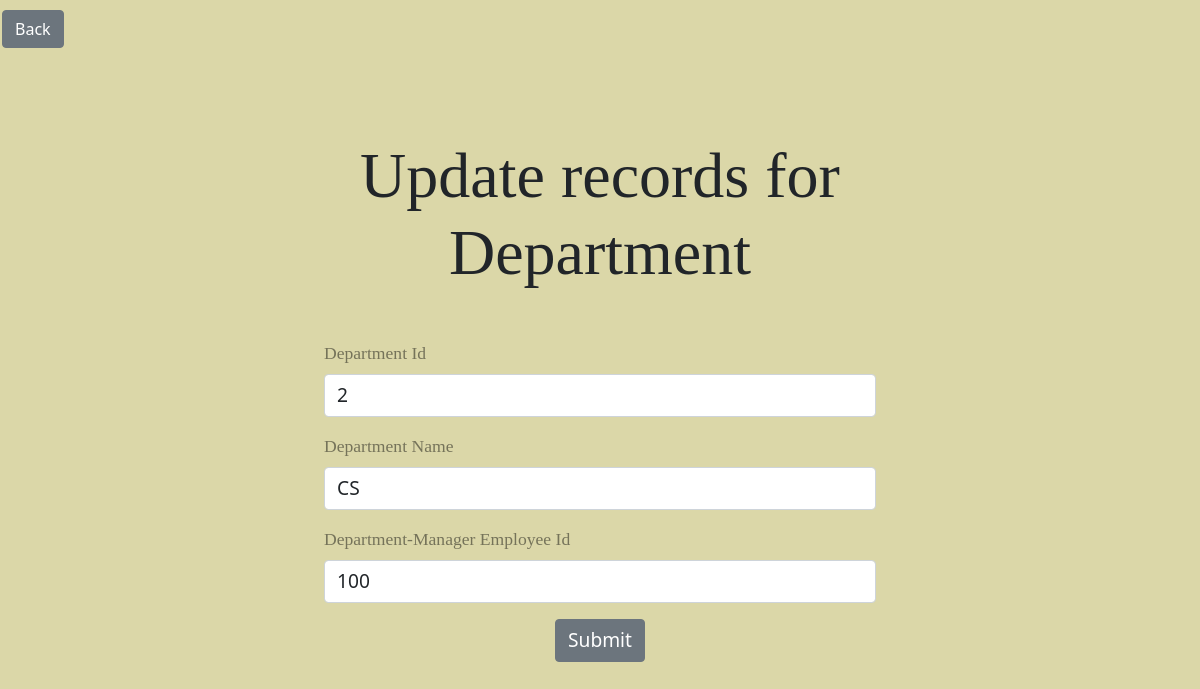
/department-update/2, run on an earlier commit of the app's database.
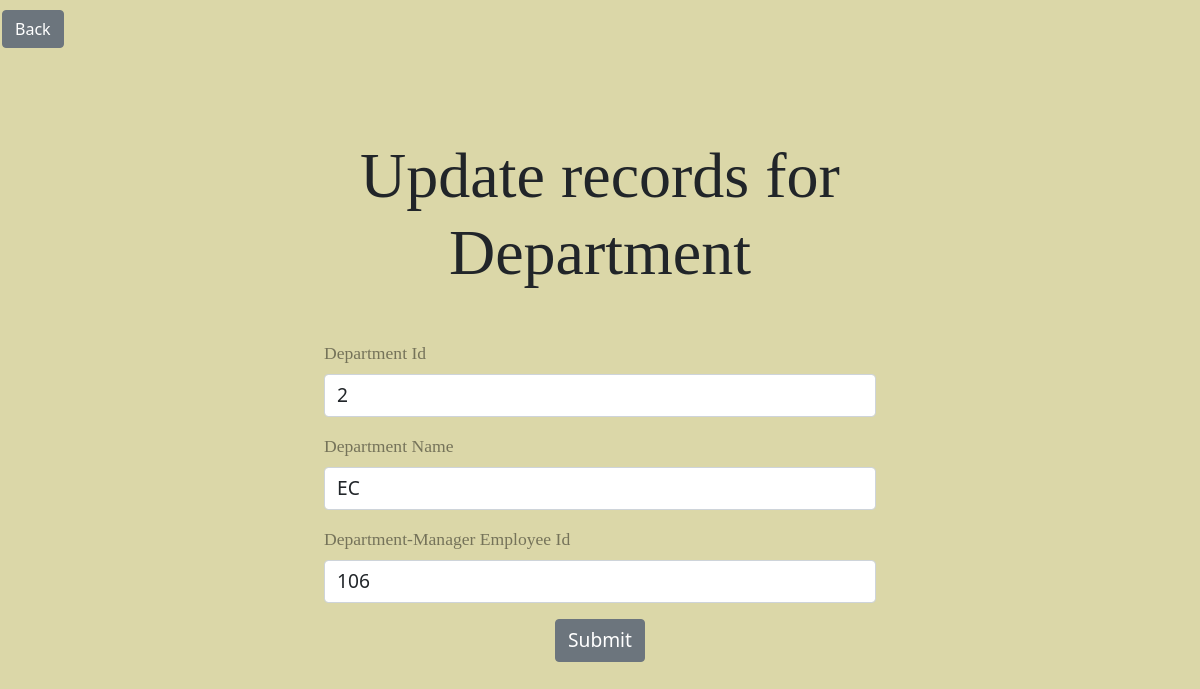
And on a later commit of the database.
### home/models.py (models this page shows)
class Departments(models.Model):
    Department_id = models.IntegerField(primary_key = True)
    Department_name = models.CharField(max_length=50)
    Department_manager = models.OneToOneField(Employee, related_name='manager', on_delete=models.CASCADE, null = True)

class Employee(models.Model):
    Employee_id = models.IntegerField(primary_key = True)
    Employee_name = models.CharField(max_length = 50)

### home/views.py (the view, shortened to what this page needs)
# urls.py: path('department-update/<id>',department_update, name="department_update"),
def department_update(request,id):
    dept=Departments.objects.get(Department_id=id)
    manager_obj=dept.Department_manager
    context={
        'Dept':dept,
        'Title': "Department | Update",
        'back_url' : "/department/"
    }
    return render(request,"department_update.html",context)

### home/templates/department_update.html (shortened to what this page needs)
{% extends "base.html" %}
{% block start %}
<div id="department_update_body">
<form class="p-4 mx-auto container col-6" method="post">
  <h1 class="mb-5 text-center">Update records for Department</h1>
  <div class="mb-3">
    <label for="department_id" class="form-label">Department Id </label>
    <input
      type="number"
      class="form-control"
      id="department_id"
      name="department_id"
      value="{{Dept.Department_id}}"
      required
    />
  </div>
  <div class="mb-3">
    <label for="department_name" class="form-label"> Department Name </label>
    <input
      type="text"
      class="form-control"
      id="department_name"
      name="department_name"
      value="{{Dept.Department_name}}"
      required
    />
  </div>
  <div class="mb-3">
    <label for="department_manager_id" class="form-label"> Department-Manager Employee Id </label>
    <input
      type="number"
      class="form-control"
      id="department_manager_id"
      name="department_manager_id"
      value="{{Dept.Department_manager.Employee_id}}"
      required
    />
  </div>
  <div class="mx-auto text-center">
    <input class="btn btn-secondary" type="submit" />
  </div>
</form>
</div>
{% endblock%}

What changed in the data, as far as the page shows it:
changed Departments id 2: department_name "CS" → "EC"; department_manager_id "100" → "106"
